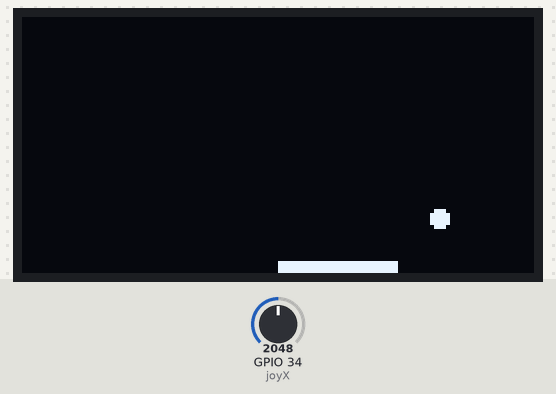
A sketch run on a simulated ESP32. Shown: 128×64 one-colour display. The inputs (shaded band) are chosen by the test bench; at power-on: GPIO 34 (joyX) = 2048.

Above: at 1.2 s.
1.3 s: GPIO 34 (joyX) set to 2866
At 3.87 s:
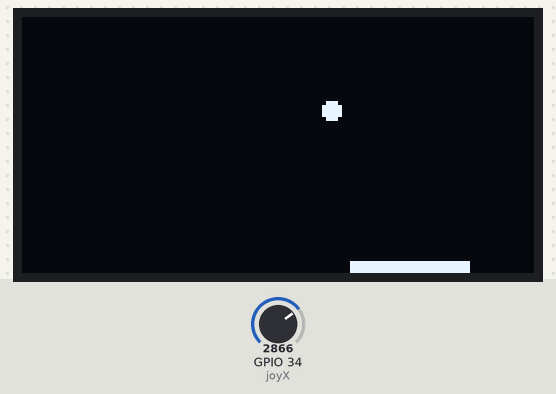
4.3 s: GPIO 34 (joyX) set to 491
At 6.0 s:
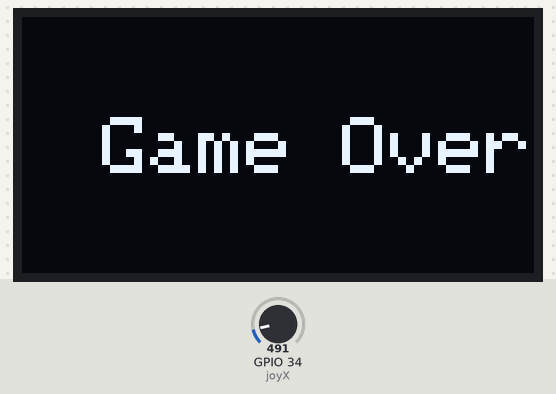
7.3 s: GPIO 34 (joyX) set to 60
At 10.57 s:
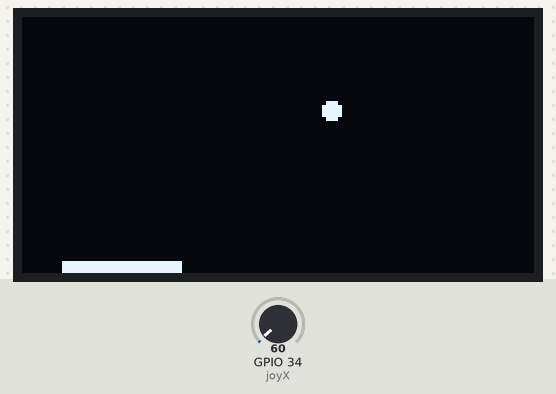
Timing chart, 0 to 12.1 s (numbered marks = the images above; inputs shaded):
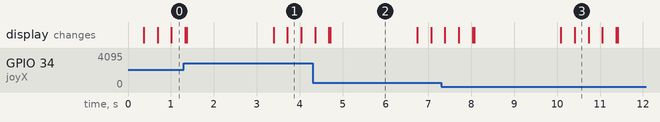

The sketch:

sketch.ino
```cpp
#include <Wire.h>
#include <Adafruit_GFX.h>
#include <Adafruit_SSD1306.h>

#define SCREEN_WIDTH 128
#define SCREEN_HEIGHT 64

#define OLED_RESET    -1
Adafruit_SSD1306 display(SCREEN_WIDTH, SCREEN_HEIGHT, &Wire, OLED_RESET);

// Joystick
const int joyX = 34;
const int joyMid = 2048; // Center value for analog joystick

// Paddle
int paddleX = 64;
const int paddleWidth = 30;

// Ball
float ballX = 64, ballY = 10;
float ballDX = 1.5, ballDY = 1.5;

void setup() {
  Serial.begin(115200);
  pinMode(joyX, INPUT);

  if (!display.begin(SSD1306_SWITCHCAPVCC, 0x3C)) {
    Serial.println("SSD1306 allocation failed");
    while (true);
  }

  display.clearDisplay();
  display.display();
}

void loop() {
  // Read and process joystick
  int joyVal = analogRead(joyX);
  int delta = joyVal - joyMid;

  // Apply deadzone and proportional movement
  if (abs(delta) > 100) {
    paddleX += delta / 300;  // Sensitivity control
  }

  // Constrain paddle to screen
  paddleX = constrain(paddleX, 0, SCREEN_WIDTH - paddleWidth);

  // Update ball position
  ballX += ballDX;
  ballY += ballDY;

  // Bounce off left and right walls
  if (ballX <= 0 || ballX >= SCREEN_WIDTH) {
    ballDX *= -1;
  }

  // Bounce off top
  if (ballY <= 0) {
    ballDY *= -1;
  }

  // Bounce off paddle
  if (ballY >= SCREEN_HEIGHT - 5 && ballX >= paddleX && ballX <= paddleX + paddleWidth) {
    ballDY *= -1;

    // Speed up the ball a bit
    ballDX *= 1.05;
    ballDY *= 1.05;

    // Clamp max speed
    ballDX = constrain(ballDX, -5, 5);
    ballDY = constrain(ballDY, -5, 5);
  }

  // Game Over
  if (ballY > SCREEN_HEIGHT) {
    display.clearDisplay();
    display.setTextSize(2);
    display.setTextColor(WHITE);
    display.setCursor(20, 25);
    display.println("Game Over");
    display.display();
    delay(2000);

    // Reset game
    paddleX = 64;
    ballX = 64;
    ballY = 10;
    ballDX = 1.5;
    ballDY = 1.5;
  }

  // Draw everything
  display.clearDisplay();
  display.fillRect(paddleX, SCREEN_HEIGHT - 3, paddleWidth, 3, WHITE); // Paddle
  display.fillCircle(ballX, ballY, 2, WHITE); // Ball
  display.display();

  delay(10); // Small delay for smooth animation
}
```

Measured:
- what the display in image 2 shows lasts 2.0 s, from 4.7 s to 6.7 s
